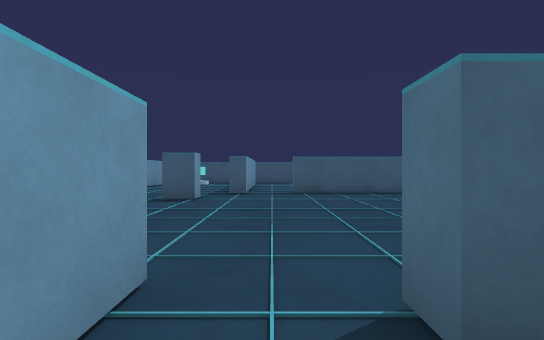
[1] (above)

16 first-person views from a walk through a scene from a Unity 3-D project. The camera is 0.72 m above the floor, looks level and sees 85° across. The floor is counted in squares, 1 m on a side. Each view is taken from the middle of a square. On the plan, view 1 faces up. The plan holds only what a view shows up to about 10 squares ahead; the rest is blank.

[2]
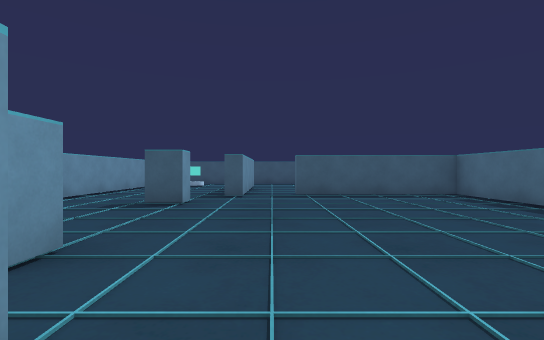

[3]
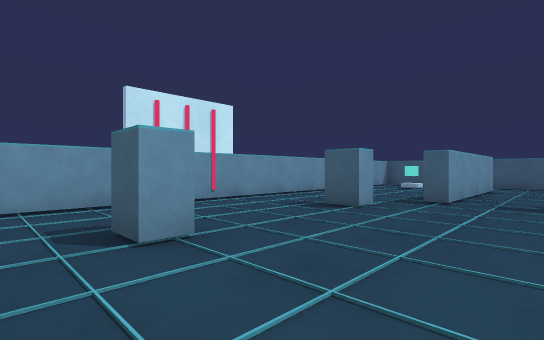

[4]
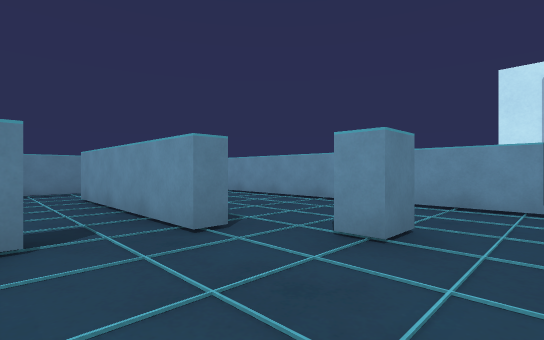

[5]
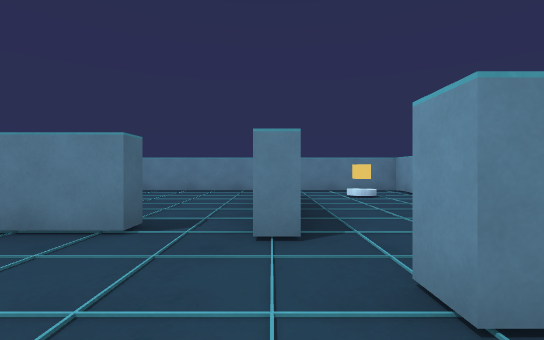

[6]
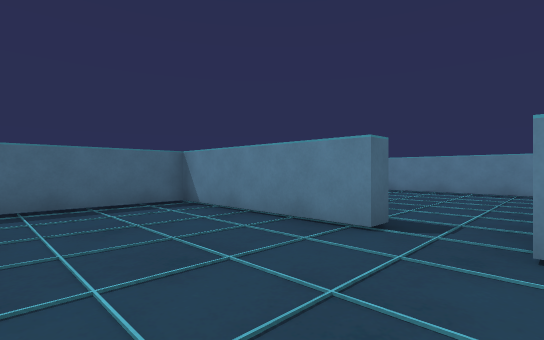

[7]
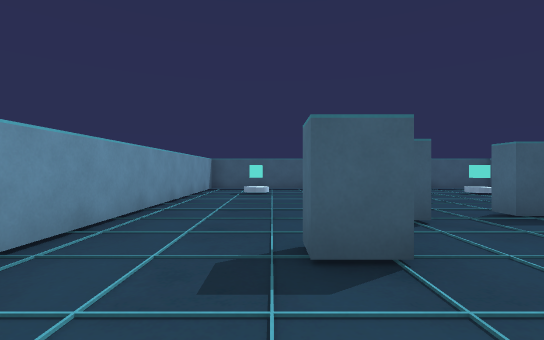

[8]
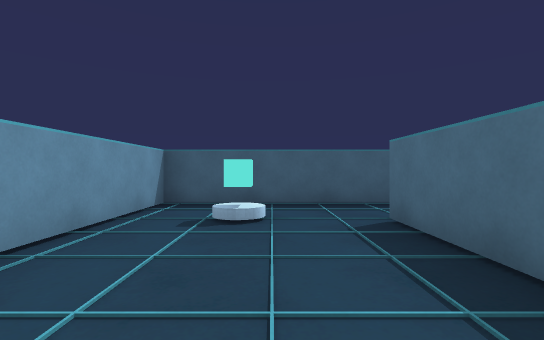

[9]
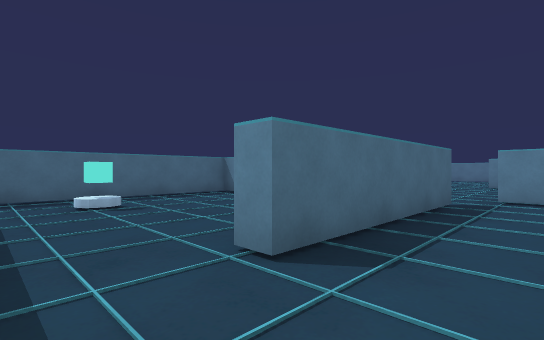

[10]
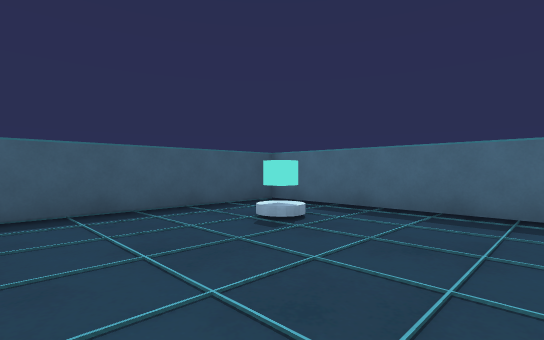

[11]
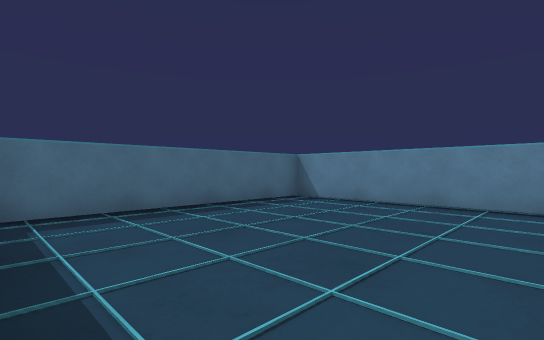

[12]
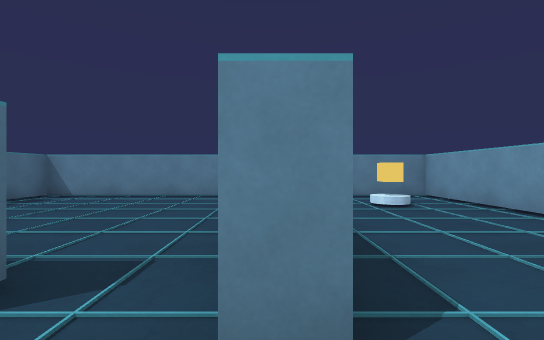

[13]
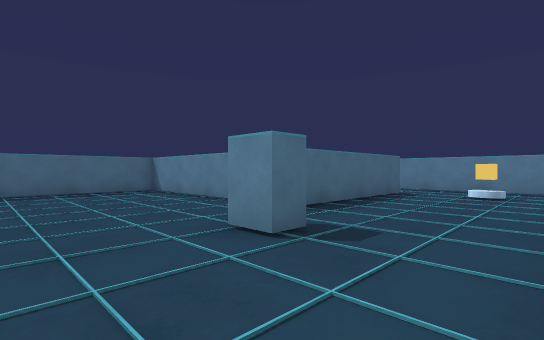

[14]
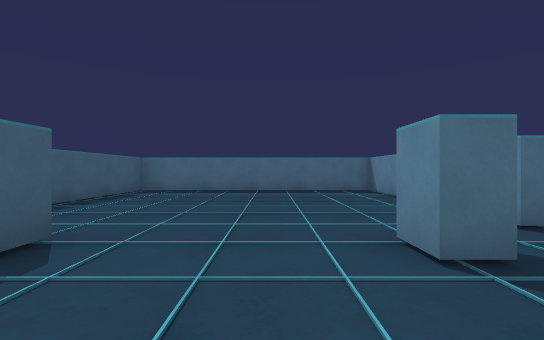

[15]
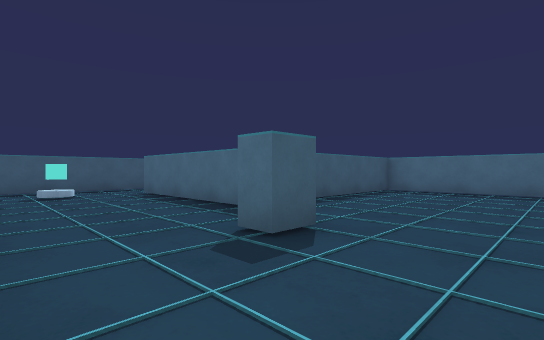

[16]
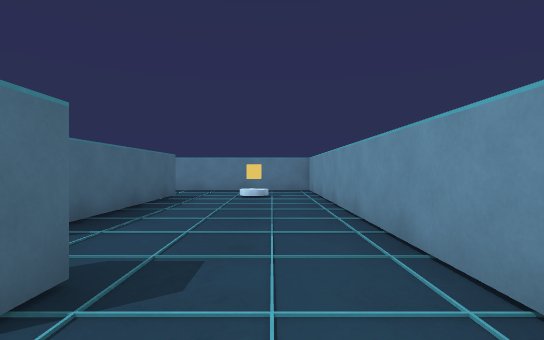

### Floor plan
Ten units are one square. View 1 is at (0, 0); x grows to the right and y downward. Boxes are objects, and circles mark ways between rooms. Rooms are numbered by the first view taken in them; rooms with no view inside come last. Other rooms are left out.
<svg viewBox="-58 -168 116 226">
<path fill="none" stroke="#000" d="M11 -11 7 -11M-8 -5 -8 34M-6 53 53 53 53 -9M-8 -106 -8 -91 -13 -91 -13 -143 -8 -143M7 -11 7 -16 53 -16 53 -95 7 -95 7 -100M-13 34 -13 -19 -8 -19 -8 -5M-6 -163 -53 -163 -53 53 -6 53M-8 -143 -8 -106M48 -100 53 -100 53 -163 -6 -163"/>
<rect x="-45" y="25" width="10" height="10" fill="#bbb"><title>other object</title></rect>
<rect x="-35" y="-145" width="10" height="10" fill="#bbb"><title>other object</title></rect>
<rect x="-25" y="-35" width="10" height="10" fill="#bbb"><title>other object</title></rect>
<rect x="-25" y="-85" width="10" height="10" fill="#bbb"><title>other object</title></rect>
<rect x="25" y="-145" width="10" height="10" fill="#bbb"><title>other object</title></rect>
<circle cx="-10" cy="45" r="3" fill="#2a7"/>
<circle cx="0" cy="-10" r="3" fill="#2a7"/>
<circle cx="-10" cy="-155" r="3" fill="#2a7"/>
<circle cx="0" cy="-100" r="3" fill="#2a7"/>
<text x="20" y="20">1</text>
<text x="-10" y="-60">2</text>
<text x="20" y="-140">3</text>
</svg>
Room 1 opens to room 2. Room 2 opens to room 3.

Where each view was taken, in squares from view 1:
view 1: 0 up, 0 right, facing up
view 2: 1 up, 0 right, facing up
view 3: 2 up, 1 right, facing up-left
view 4: 5 up, 1 right, facing down-left
view 5: 5 up, 1 left, facing down
view 6: 5 up, 1 left, facing down-right
view 7: 5 up, 3 left, facing up
view 8: 10 up, 3 left, facing up
view 9: 16 up, 3 left, facing down-right
view 10: 11 up, 0 right, facing up-right
view 11: 1 up, 0 right, facing down-right
view 12: 3 up, 1 left, facing down
view 13: 6 up, 5 left, facing down-right
view 14: 5 up, 5 left, facing right
view 15: 5 up, 5 left, facing up-right
view 16: 5 up, 4 left, facing down
